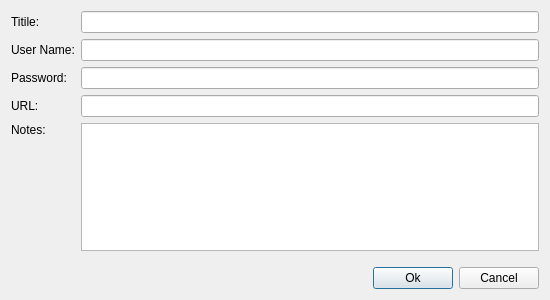
<?xml version="1.0" encoding="UTF-8"?>
<ui version="4.0">
 <class>AddEntry</class>
 <widget class="QDialog" name="AddEntry">
  <property name="geometry">
   <rect>
    <x>0</x>
    <y>0</y>
    <width>550</width>
    <height>300</height>
   </rect>
  </property>
  <property name="sizePolicy">
   <sizepolicy hsizetype="Fixed" vsizetype="Fixed">
    <horstretch>0</horstretch>
    <verstretch>0</verstretch>
   </sizepolicy>
  </property>
  <property name="minimumSize">
   <size>
    <width>550</width>
    <height>300</height>
   </size>
  </property>
  <property name="maximumSize">
   <size>
    <width>550</width>
    <height>300</height>
   </size>
  </property>
  <property name="windowTitle">
   <string>Dialog</string>
  </property>
  <layout class="QGridLayout" name="gridLayout">
   <item row="0" column="2">
    <widget class="QLineEdit" name="title"/>
   </item>
   <item row="4" column="2">
    <widget class="QLineEdit" name="password"/>
   </item>
   <item row="2" column="1">
    <widget class="QLabel" name="label_2">
     <property name="text">
      <string>User Name:</string>
     </property>
    </widget>
   </item>
   <item row="0" column="1">
    <widget class="QLabel" name="label">
     <property name="text">
      <string>Titile: </string>
     </property>
    </widget>
   </item>
   <item row="6" column="2">
    <widget class="QLineEdit" name="url"/>
   </item>
   <item row="6" column="1">
    <widget class="QLabel" name="label_4">
     <property name="text">
      <string>URL: </string>
     </property>
    </widget>
   </item>
   <item row="8" column="1">
    <widget class="QLabel" name="label_5">
     <property name="text">
      <string>Notes:</string>
     </property>
     <property name="alignment">
      <set>Qt::AlignmentFlag::AlignLeading|Qt::AlignmentFlag::AlignLeft|Qt::AlignmentFlag::AlignTop</set>
     </property>
    </widget>
   </item>
   <item row="8" column="2">
    <widget class="QTextEdit" name="notes"/>
   </item>
   <item row="2" column="2">
    <widget class="QLineEdit" name="username"/>
   </item>
   <item row="4" column="1">
    <widget class="QLabel" name="label_3">
     <property name="text">
      <string>Password: </string>
     </property>
    </widget>
   </item>
   <item row="12" column="2">
    <layout class="QHBoxLayout" name="horizontalLayout_9">
     <property name="topMargin">
      <number>10</number>
     </property>
     <item>
      <spacer name="horizontalSpacer">
       <property name="orientation">
        <enum>Qt::Orientation::Horizontal</enum>
       </property>
       <property name="sizeHint" stdset="0">
        <size>
         <width>40</width>
         <height>20</height>
        </size>
       </property>
      </spacer>
     </item>
     <item>
      <widget class="QPushButton" name="okButton">
       <property name="text">
        <string>Ok</string>
       </property>
      </widget>
     </item>
     <item>
      <widget class="QPushButton" name="cancelButton">
       <property name="text">
        <string>Cancel</string>
       </property>
      </widget>
     </item>
    </layout>
   </item>
  </layout>
 </widget>
 <resources/>
 <connections/>
</ui>
